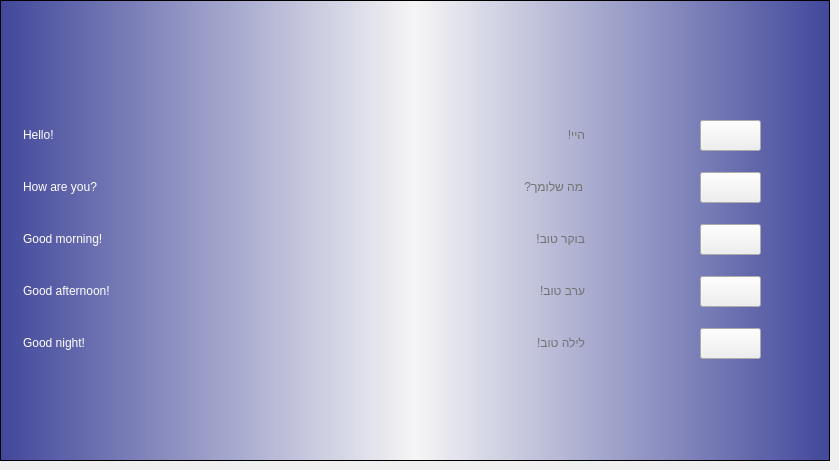
  <widget class="QWidget" name="tab_5">
   <attribute name="title">
    <string>Hebrew</string>
   </attribute>
   <widget class="QFrame" name="frame_5">
    <property name="geometry">
     <rect>
      <x>0</x>
      <y>0</y>
      <width>830</width>
      <height>461</height>
     </rect>
    </property>
    <property name="styleSheet">
     <string notr="true">QFrame {
	color: white;
}

QFrame#frame_5 {
	background-color: qlineargradient(spread:pad, x1:0, y1:0, x2:1, y2:0, stop:0 rgba(65, 71, 155, 255), stop:0.5 rgba(245, 245, 245, 255), stop:1 rgba(65, 71, 155, 255));
}</string>
    </property>
    <property name="frameShape">
     <enum>QFrame::StyledPanel</enum>
    </property>
    <property name="frameShadow">
     <enum>QFrame::Raised</enum>
    </property>
    <widget class="QLabel" name="lb_flag_hebrew">
     <property name="geometry">
      <rect>
       <x>364</x>
       <y>20</y>
       <width>102</width>
       <height>64</height>
      </rect>
     </property>
     <property name="styleSheet">
      <string notr="true"/>
     </property>
     <property name="text">
      <string/>
     </property>
    </widget>
    <widget class="QLabel" name="label_45">
     <property name="geometry">
      <rect>
       <x>23</x>
       <y>112</y>
       <width>100</width>
       <height>46</height>
      </rect>
     </property>
     <property name="styleSheet">
      <string notr="true">font: 75 28pt &quot;Trebuchet MS&quot;;</string>
     </property>
     <property name="text">
      <string>Hello!</string>
     </property>
    </widget>
    <widget class="QLabel" name="label_46">
     <property name="geometry">
      <rect>
       <x>23</x>
       <y>320</y>
       <width>196</width>
       <height>46</height>
      </rect>
     </property>
     <property name="styleSheet">
      <string notr="true">font: 75 28pt &quot;Trebuchet MS&quot;;</string>
     </property>
     <property name="text">
      <string>Good night!</string>
     </property>
    </widget>
    <widget class="QLabel" name="label_47">
     <property name="geometry">
      <rect>
       <x>23</x>
       <y>164</y>
       <width>219</width>
       <height>46</height>
      </rect>
     </property>
     <property name="styleSheet">
      <string notr="true">font: 75 28pt &quot;Trebuchet MS&quot;;</string>
     </property>
     <property name="text">
      <string>How are you?</string>
     </property>
    </widget>
    <widget class="QLabel" name="label_48">
     <property name="geometry">
      <rect>
       <x>23</x>
       <y>216</y>
       <width>246</width>
       <height>46</height>
      </rect>
     </property>
     <property name="styleSheet">
      <string notr="true">font: 75 28pt &quot;Trebuchet MS&quot;;</string>
     </property>
     <property name="text">
      <string>Good morning!</string>
     </property>
    </widget>
    <widget class="QLabel" name="label_49">
     <property name="geometry">
      <rect>
       <x>23</x>
       <y>268</y>
       <width>273</width>
       <height>46</height>
      </rect>
     </property>
     <property name="styleSheet">
      <string notr="true">font: 75 28pt &quot;Trebuchet MS&quot;;</string>
     </property>
     <property name="text">
      <string>Good afternoon!</string>
     </property>
    </widget>
    <widget class="QPushButton" name="bt_hebrew_1">
     <property name="enabled">
      <bool>true</bool>
     </property>
     <property name="geometry">
      <rect>
       <x>700</x>
       <y>120</y>
       <width>61</width>
       <height>31</height>
      </rect>
     </property>
     <property name="styleSheet">
      <string notr="true"/>
     </property>
     <property name="text">
      <string/>
     </property>
    </widget>
    <widget class="QPushButton" name="bt_hebrew_2">
     <property name="geometry">
      <rect>
       <x>700</x>
       <y>172</y>
       <width>61</width>
       <height>31</height>
      </rect>
     </property>
     <property name="text">
      <string/>
     </property>
    </widget>
    <widget class="QPushButton" name="bt_hebrew_3">
     <property name="geometry">
      <rect>
       <x>700</x>
       <y>224</y>
       <width>61</width>
       <height>31</height>
      </rect>
     </property>
     <property name="text">
      <string/>
     </property>
    </widget>
    <widget class="QPushButton" name="bt_hebrew_4">
     <property name="geometry">
      <rect>
       <x>700</x>
       <y>276</y>
       <width>61</width>
       <height>31</height>
      </rect>
     </property>
     <property name="text">
      <string/>
     </property>
    </widget>
    <widget class="QPushButton" name="bt_hebrew_5">
     <property name="geometry">
      <rect>
       <x>700</x>
       <y>328</y>
       <width>61</width>
       <height>31</height>
      </rect>
     </property>
     <property name="text">
      <string/>
     </property>
    </widget>
    <widget class="QLabel" name="label_50">
     <property name="geometry">
      <rect>
       <x>364</x>
       <y>216</y>
       <width>221</width>
       <height>46</height>
      </rect>
     </property>
     <property name="styleSheet">
      <string notr="true">font: 75 28pt &quot;Trebuchet MS&quot;;
color: #717171;</string>
     </property>
     <property name="text">
      <string>בוקר טוב!</string>
     </property>
    </widget>
    <widget class="QLabel" name="label_51">
     <property name="geometry">
      <rect>
       <x>364</x>
       <y>164</y>
       <width>219</width>
       <height>46</height>
      </rect>
     </property>
     <property name="styleSheet">
      <string notr="true">font: 75 28pt &quot;Trebuchet MS&quot;;
color: #717171;</string>
     </property>
     <property name="text">
      <string>מה שלומך?</string>
     </property>
    </widget>
    <widget class="QLabel" name="label_52">
     <property name="geometry">
      <rect>
       <x>364</x>
       <y>268</y>
       <width>221</width>
       <height>46</height>
      </rect>
     </property>
     <property name="styleSheet">
      <string notr="true">font: 75 28pt &quot;Trebuchet MS&quot;;
color: #717171;</string>
     </property>
     <property name="text">
      <string>ערב טוב!</string>
     </property>
    </widget>
    <widget class="QLabel" name="label_53">
     <property name="geometry">
      <rect>
       <x>364</x>
       <y>320</y>
       <width>221</width>
       <height>46</height>
      </rect>
     </property>
     <property name="styleSheet">
      <string notr="true">font: 75 28pt &quot;Trebuchet MS&quot;;
color: #717171;</string>
     </property>
     <property name="text">
      <string>לילה טוב! </string>
     </property>
    </widget>
    <widget class="QLabel" name="label_54">
     <property name="geometry">
      <rect>
       <x>364</x>
       <y>112</y>
       <width>221</width>
       <height>46</height>
      </rect>
     </property>
     <property name="styleSheet">
      <string notr="true">font: 75 28pt &quot;Trebuchet MS&quot;;
color: #717171;</string>
     </property>
     <property name="text">
      <string>היי!</string>
     </property>
    </widget>
   </widget>
  </widget>
